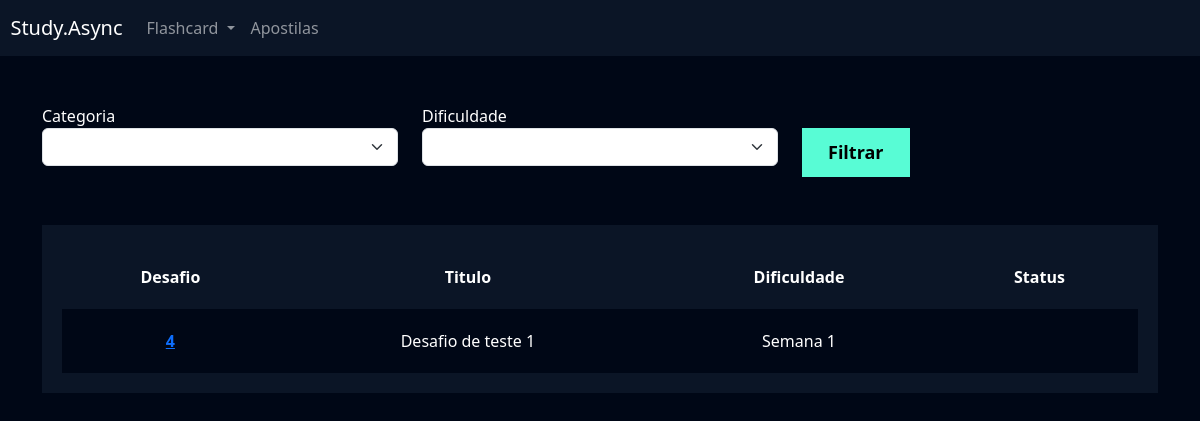
Page /flashcard/listar_desafio/ (signed in) on the earlier database version.
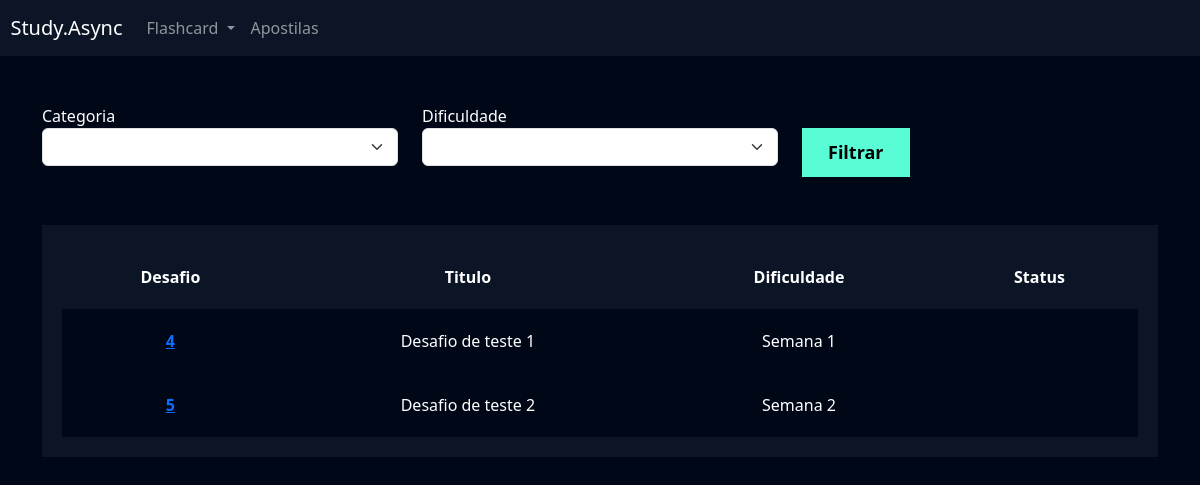
Same page on the later database version.
### flashcard/models.py (models this page shows, shortened)
class Desafio(models.Model):
    user = models.ForeignKey(User, on_delete=models.DO_NOTHING)
    titulo = models.CharField(max_length=100)
    categoria = models.ManyToManyField(Categoria)
    quantidade_perguntas = models.IntegerField()
    dificuldade = models.CharField(
        max_length=1, choices=Flashcard.DIFICULDADE_CHOICES
    )
    flashcards = models.ManyToManyField(FlashcardDesafio)

### flashcard/views.py (the view)
# urls.py: path('listar_desafio/', views.listar_desafio, name='listar_desafio'),
def listar_desafio(request):
    desafios = Desafio.objects.filter(user=request.user)
    return render(
        request,
        'listar_desafio.html',
        {
            'desafios': desafios,
        },
    )

### flashcard/templates/listar_desafio.html (shortened to what this page needs)
{% extends "base.html" %}
{% load static %}
{% block 'cabecalho' %}
    <link href="{% static 'usuarios/css/cadastro.css' %}" rel="stylesheet">
    <link href="{% static 'flashcard/css/novo_flashcard.css' %}" rel="stylesheet">
    <link href="{% static 'flashcard/css/iniciar_desafio.css' %}" rel="stylesheet">
    <link href="{% static 'flashcard/css/desafio.css' %}" rel="stylesheet">
    <link href='https://unpkg.com/boxicons@2.1.4/css/boxicons.min.css' rel='stylesheet'>
{% endblock 'cabecalho' %}
{% block 'conteudo' %}
    {% include "partials/header.html" %}
    <div class="container">
        <br>
        <br>
        <div class="row">
            <div class="col-md">
                <form action="}" method="GET">
                <label for="">Categoria</label>
                <select name="categoria" class="form-select">
                </select>
            </div>
            <div class="col-md">
                <label for="">Dificuldade</label>
                <select name="dificuldade" class="form-select">
                </select>
            </div>
            <div class="col-md">
                <br>
                <input type="submit" value="Filtrar" class="btn-cadastro">
            </div>
        </div>
        <br>
        <br>
        <div class="box-listar">
            <table>
                <thead>
                  <tr>
                    <th scope="col">Desafio</th>
                    <th scope="col">Titulo</th>
                    <th scope="col">Dificuldade</th>
                    <th scope="col">Status</th>
                  </tr>
                </thead>
                <tbody>
                    {% for desafio in desafios %}
                        <tr class="linha">
                            <th><a href="{% url 'desafio' desafio.id %}">{{desafio.id}}</a></th>
                            <td>{{desafio.titulo}}</td>
                            <td>{{desafio.get_dificuldade_display}}</td>
                            <td>{{desafio.status}}</td>
                        </tr>
                  {% endfor %}
                </tbody>
              </table>
        </div>
    </div>
{% endblock 'conteudo' %}

### templates/base.html (shortened to what this page needs)
{% load static %}
<!doctype html>
<html lang="en">
  <head>
    <link href="https://cdn.jsdelivr.net/npm/bootstrap@5.3.2/dist/css/bootstrap.min.css" rel="stylesheet">
    <link href="{% static 'geral/css/base.css' %}" rel="stylesheet">
    {% block 'cabecalho' %} {% endblock %}
  </head>
  <body>
    {% block 'conteudo' %}{% endblock %}
  </body>
</html>

### templates/partials/header.html (shortened to what this page needs)
<nav style="background-color: var(--main-color)" class="navbar navbar-expand-lg navbar-dark">
    <a class="navbar-brand" href="#">&nbsp&nbspStudy.Async</a>
    <div class="collapse navbar-collapse" id="navbarNav">
      <ul class="navbar-nav">
        <li class="nav-item dropdown">
          <a class="nav-link dropdown-toggle" href="#" id="navbarDropdown" role="button" data-bs-toggle="dropdown" aria-expanded="false">
            Flashcard
          </a>
        </li>
        <li class="nav-item">
          <a class="nav-link" href="">Apostilas</a>
        </li>
      </ul>
    </div>
  </nav>

### templates/static/geral/css/base.css (style rules this page uses)
:root { --main-color: #0b1526; --dark-color: #000716; --secondary-dark-color: rgb(15, 2, 26); --light-color: #00c1f3; --contrast-color: #f4c96b; --differential-color: #58fcd5; }
body { background-color: var(--dark-color) !important; color: white !important; }

### templates/static/usuarios/css/cadastro.css (style rules this page uses)
* { margin: 0; padding: 0; }
.btn-cadastro { padding: 10px; background-color: #58fcd5; border: none; border: 1px solid #58fcd5; font-size: 18px; font-weight: bold; padding-left: 25px; padding-right: 25px; }

### templates/static/flashcard/css/desafio.css (style rules this page uses)
.box-listar { background-color: #0b1526; padding: 20px; }
table { width: 100%; padding: 20px; text-align: center; }
.linha { height: 40px; background-color: var(--dark-color); padding: 20px; }
td, th { padding: 20px; }
tr { background-color: var(--main-color); }

Differences in the rows shown:
added Desafio: id "5", titulo "Desafio de teste 2", dificuldade "Semana 2"
